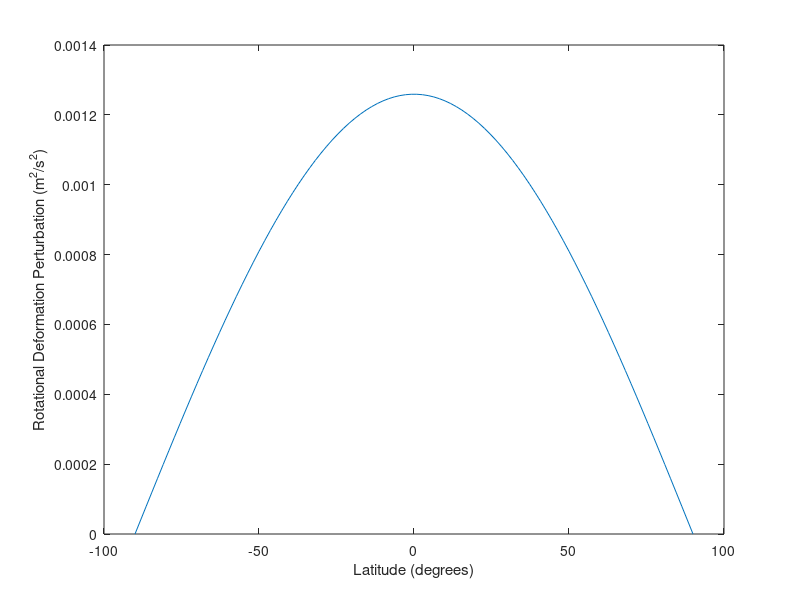

Reproduce this figure in MATLAB.
% Initilize Parameter Values
a = 7200; % semi-major axis (km)
e = 0; % eccentricity
i = 98; % inclination (degrees)
J2 = 0.00108263;% J2 Perturbations
R = 6371; % Earth's radius (km)

% Define latitude values
lat = linspace(-90, 90, 100);

% Geopotential perturbations Equation
perturbation = (3/2)*J2*((R/a)^2)*cos(lat*pi/180).*(1 - e^2)^2*sin(i*pi/180);

% Graph Plotting
plot(lat, perturbation);
xlabel('Latitude (degrees)');
ylabel('Rotational Deformation Perturbation (m^2/s^2)');
